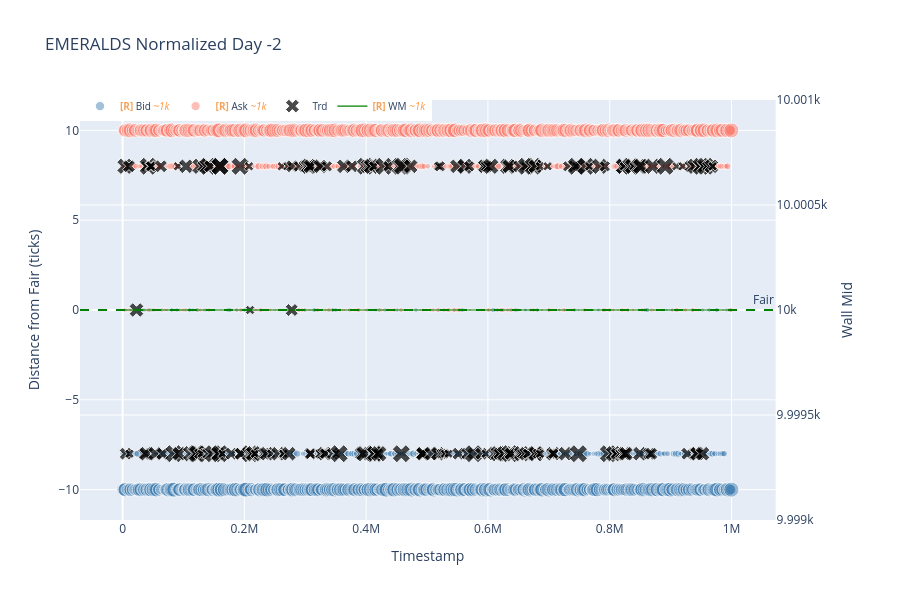

The notebook cell this image was saved under:
### Markdown cell above
## Step 3: Normalized Orderbook（去趋势）

### Code cell
fig = plot_normalized_orderbook(
    prices_long, wall_mid_df, product=PRODUCT, day=DAY, trades=trades,
    filter_by_volume=FILTER_BY_VOLUME,
    min_order_volume=MIN_ORDER_VOLUME,
    min_trade_quantity=MIN_TRADE_QUANTITY,
    overlay_wall_mid_trend=True,
)
fig.show()

### Figure 1 — Plotly figure (JSON) as saved in the notebook; plotly's stock layout.template omitted (floating-point values rounded to 4 significant figures; data arrays with more than 128 entries replaced by an {"elided": "..."} marker saying what was removed)
{"data": [{"customdata": {"elided": "20163 int values"}, "hovertemplate": "t=%{x}<br>p=%{y}<br>v=%{customdata}<extra></extra>", "marker": {"color": "steelblue", "opacity": 0.5, "size": {"elided": "1000 float values"}}, "mode": "markers", "name": "<b style=\"color:sandybrown\">[R]</b> Bid <i style=\"color:#fc9944\">~1k</i>", "type": "scatter", "uid": "e7538f45-1d53-47db-a638-6dc122cad9a4", "x": {"elided": "1000 int values"}, "y": {"elided": "1000 float values"}}, {"customdata": {"elided": "20170 int values"}, "hovertemplate": "t=%{x}<br>p=%{y}<br>v=%{customdata}<extra></extra>", "marker": {"color": "salmon", "opacity": 0.5, "size": {"elided": "1000 float values"}}, "mode": "markers", "name": "<b style=\"color:sandybrown\">[R]</b> Ask <i style=\"color:#fc9944\">~1k</i>", "type": "scatter", "uid": "029b31c2-db5c-4af2-ab54-c6a2def2848f", "x": {"elided": "1000 int values"}, "y": {"elided": "1000 float values"}}, {"customdata": {"elided": "191 int values"}, "hovertemplate": "t=%{x}<br>p=%{y}<br>q=%{customdata}<extra></extra>", "marker": {"color": "black", "size": {"elided": "191 float values"}, "symbol": "x"}, "mode": "markers", "name": "Trd", "type": "scatter", "uid": "b0c52640-de39-4b2e-bd20-acecf1d71e78", "x": {"elided": "191 int values"}, "y": {"elided": "191 int values"}}, {"hovertemplate": "t=%{x}<br>wm=%{y}<extra></extra>", "line": {"color": "green", "width": 1.2}, "mode": "lines", "name": "<b style=\"color:sandybrown\">[R]</b> WM <i style=\"color:#fc9944\">~1k</i>", "type": "scatter", "uid": "05924528-fdb7-4ab0-a4b5-446d49c14b95", "x": {"elided": "1000 int values"}, "xaxis": "x", "y": {"elided": "1000 float values"}, "yaxis": "y2"}], "layout": {"annotations": [{"showarrow": false, "text": "Fair", "x": 1, "xanchor": "right", "xref": "x domain", "y": 0, "yanchor": "bottom", "yref": "y"}], "height": 600, "legend": {"font": {"size": 10}, "orientation": "h", "x": 0, "y": 1.02}, "shapes": [{"line": {"color": "green", "dash": "dash"}, "type": "line", "x0": 0, "x1": 1, "xref": "x domain", "y0": 0, "y1": 0, "yref": "y"}], "title": {"text": "EMERALDS Normalized Day -2"}, "xaxis": {"anchor": "y", "domain": [0, 0.94], "title": {"text": "Timestamp"}}, "yaxis": {"anchor": "x", "domain": [0, 1], "title": {"text": "Distance from Fair (ticks)"}}, "yaxis2": {"anchor": "x", "overlaying": "y", "side": "right", "title": {"text": "Wall Mid"}}}}
